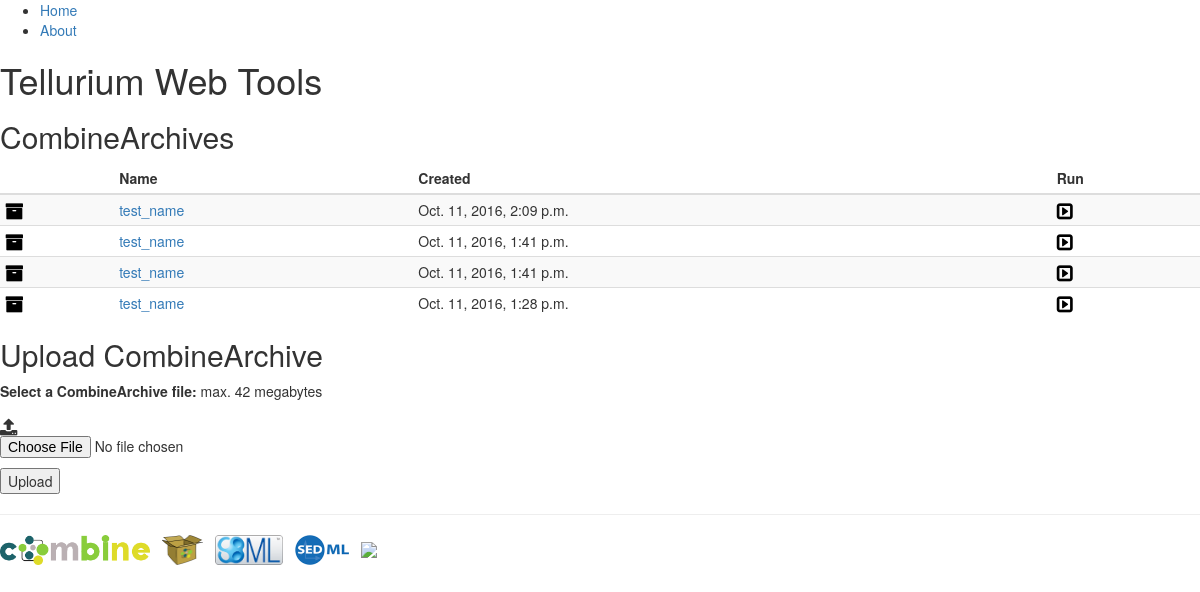
The app's page /combine/, older data.
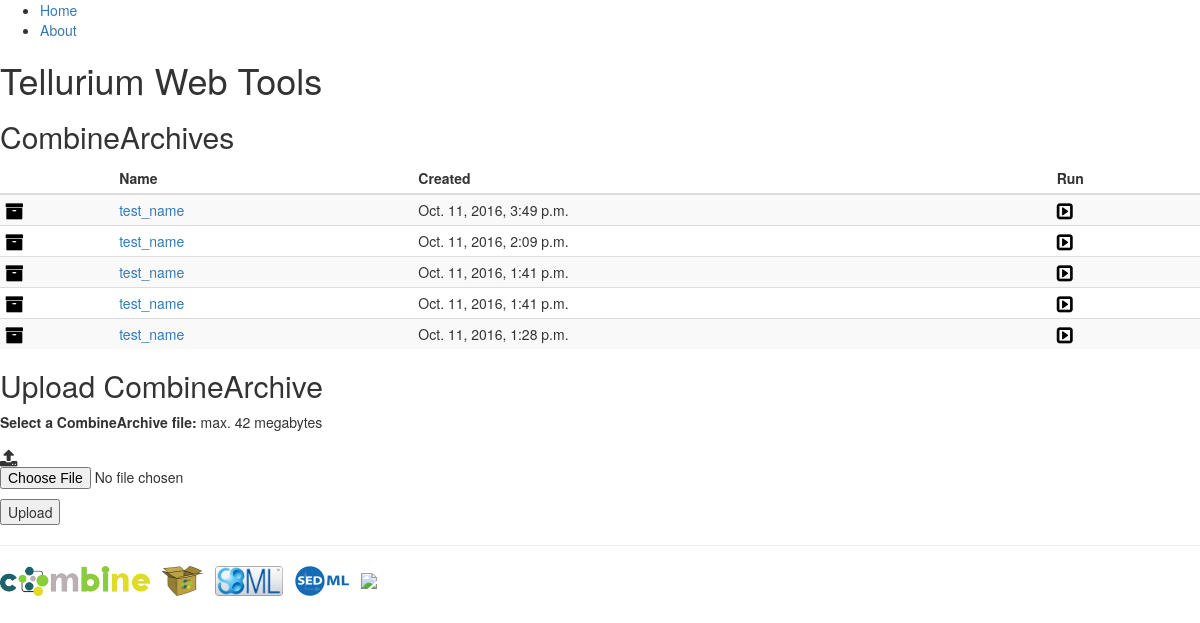
The same page, newer data.
### combine/models.py (models this page shows, shortened)
@python_2_unicode_compatible
class Archive(models.Model):
    name = models.CharField(max_length=200)
    file = models.FileField(upload_to='archives/%Y/%m/%d')
    created = models.DateTimeField('date published', editable=False)

### combine/views.py (the view)
def index(request, form=None):
    archives = Archive.objects.all().order_by('-created')
    if form is None:
        form = UploadArchiveForm()
    context = {
        'archives': archives,
        'form': form
    }
    return render(request, 'combine/index.html', context)

### combine/forms.py
class UploadArchiveForm(forms.Form):
    file = forms.FileField(
        label='Select a CombineArchive file',
        help_text='max. 42 megabytes'
    )

### combine/templates/combine/index.html (shortened to what this page needs)
{% extends "combine/base_generic.html" %}
{% load static %}
{% block content %}
<h1>Tellurium Web Tools</h1>
<h2>CombineArchives</h2>
{% if archives %}
    <table class="table table-striped table-condensed table-hover">
    <thead>
    <tr>
        <th></th>
        <th>Name</th>
        <th>Created</th>
        <th>Run</th>
    </tr>
    </thead>
    {% for archive in archives %}
        <tr>
            <td><a href="{% url 'combine:archive' archive.id %}"><i class="fa fa-archive fa-lg icon-black"></i></a></td>
            <td><a href="{% url 'combine:archive' archive.id %}">{{ archive.name }}</a></td>
            <td>{{ archive.created }}</td>
            <td><a href="{% url 'combine:archive' archive.id %}"><i class="fa fa-caret-square-o-right fa-lg icon-black"></i></a></td>
        </tr>
    {% endfor %}
    </table>
{% else %}
    <p>No archives available. Upload archive below.</p>
{% endif %}
<h2>Upload CombineArchive</h2>
<form action="{% url 'combine:upload' %}" method="post" enctype="multipart/form-data">
<p>{{ form.file.label_tag }} {{ form.file.help_text }}</p>
<p>
    <i class="fa fa-upload fa-lg"></i> {{ form.file }}
</p>
<p><input type="submit" value="Upload" /></p>
</form>
{% endblock %}

Row changes from the older to the newer data that the page shows:
added Archive: name "test_name", created "Oct. 11, 2016, 3:49 p.m."
